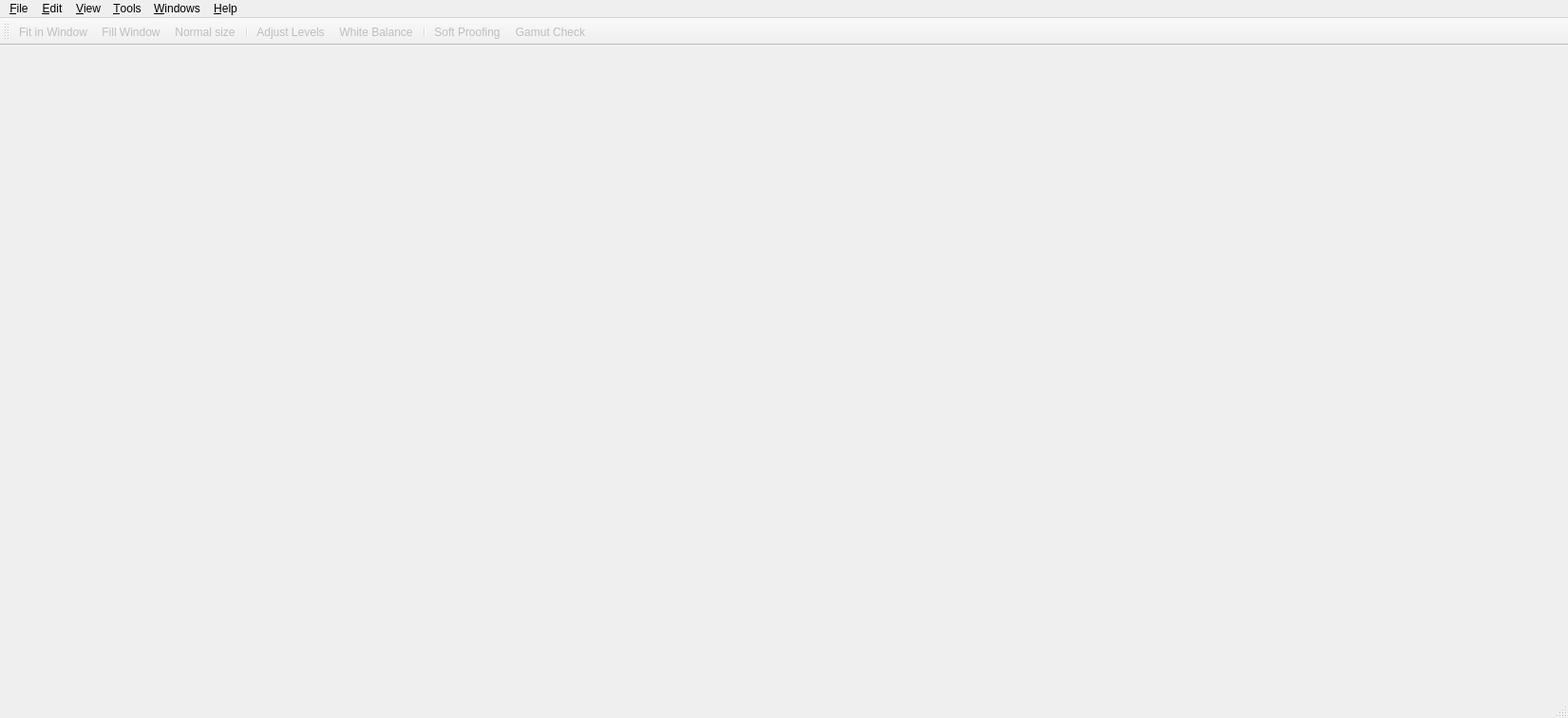
<?xml version="1.0" encoding="UTF-8"?>
<ui version="4.0">
 <class>MainWindow</class>
 <widget class="QMainWindow" name="MainWindow">
  <property name="geometry">
   <rect>
    <x>0</x>
    <y>0</y>
    <width>1651</width>
    <height>756</height>
   </rect>
  </property>
  <property name="windowTitle">
   <string>LumièreHDR</string>
  </property>
  <property name="windowIcon">
   <iconset resource="../../icons.qrc">
    <normaloff>:/program-icons/luminance-hdr</normaloff>:/program-icons/luminance-hdr</iconset>
  </property>
  <property name="toolButtonStyle">
   <enum>Qt::ToolButtonTextUnderIcon</enum>
  </property>
  <property name="unifiedTitleAndToolBarOnMac">
   <bool>true</bool>
  </property>
  <widget class="QWidget" name="centralwidget"/>
  <widget class="QMenuBar" name="menubar">
   <property name="geometry">
    <rect>
     <x>0</x>
     <y>0</y>
     <width>1651</width>
     <height>27</height>
    </rect>
   </property>
   <widget class="QMenu" name="menuSettings">
    <property name="title">
     <string>&amp;Tools</string>
    </property>
    <addaction name="actionShowPreviewPanel"/>
    <addaction name="actionRealtimePreviews"/>
    <addaction name="actionShow_Image_Full_Screen"/>
    <addaction name="actionSelect_Interpolation_Method"/>
    <addaction name="separator"/>
    <addaction name="Transplant_Exif_Data_action"/>
    <addaction name="actionBatch_HDR"/>
    <addaction name="actionBatch_Tone_Mapping"/>
    <addaction name="actionFits_Importer"/>
    <addaction name="actionExportToHTML"/>
    <addaction name="OptionsAction"/>
   </widget>
   <widget class="QMenu" name="menuHelp">
    <property name="title">
     <string>&amp;Help</string>
    </property>
    <widget class="QMenu" name="menuLuminance_HDR_Online">
     <property name="title">
      <string>LumièreHDR &amp;Online</string>
     </property>
     <addaction name="actionOnline_Documentation"/>
     <addaction name="actionDevelopers_Website"/>
     <addaction name="actionLuminance_HDR_Website"/>
    </widget>
    <addaction name="documentationAction"/>
    <addaction name="actionWhat_s_This"/>
    <addaction name="separator"/>
    <addaction name="actionUpdateAvailable"/>
    <addaction name="actionSupported_Cameras"/>
    <addaction name="actionAbout_Luminance"/>
    <addaction name="actionAbout_Qt"/>
    <addaction name="menuLuminance_HDR_Online"/>
   </widget>
   <widget class="QMenu" name="menuWindows">
    <property name="title">
     <string>&amp;Windows</string>
    </property>
    <addaction name="actionMinimize"/>
    <addaction name="actionMaximize"/>
    <addaction name="actionShow_Full_Screen"/>
    <addaction name="separator"/>
    <addaction name="actionBring_All_to_Front"/>
    <addaction name="separator"/>
    <addaction name="actionRemove_Tab"/>
   </widget>
   <widget class="QMenu" name="menuView">
    <property name="title">
     <string>&amp;View</string>
    </property>
    <widget class="QMenu" name="menuHDR_Histogram">
     <property name="enabled">
      <bool>false</bool>
     </property>
     <property name="title">
      <string>HDR &amp;Histogram</string>
     </property>
     <addaction name="Fit_to_dynamic_range"/>
     <addaction name="Low_dynamic_range"/>
     <addaction name="Shrink_dynamic_range"/>
     <addaction name="Extend_dynamic_range"/>
     <addaction name="Decrease_exposure"/>
     <addaction name="Increase_exposure"/>
    </widget>
    <widget class="QMenu" name="menuToolbars">
     <property name="title">
      <string>&amp;Toolbars</string>
     </property>
     <addaction name="actionIcons_Only"/>
     <addaction name="actionText_Under_Icons"/>
     <addaction name="actionText_Alongside_Icons"/>
     <addaction name="actionText_Only"/>
     <addaction name="separator"/>
    </widget>
    <widget class="QMenu" name="menuPreview_Panel_2">
     <property name="title">
      <string>&amp;Preview Panel</string>
     </property>
     <addaction name="actionShow_on_the_right"/>
     <addaction name="actionShow_on_the_bottom"/>
    </widget>
    <addaction name="fitToWindowAct"/>
    <addaction name="actionFill_to_Window"/>
    <addaction name="normalSizeAct"/>
    <addaction name="zoomInAct"/>
    <addaction name="zoomOutAct"/>
    <addaction name="actionLock"/>
    <addaction name="menuHDR_Histogram"/>
    <addaction name="separator"/>
    <addaction name="menuToolbars"/>
    <addaction name="menuPreview_Panel_2"/>
   </widget>
   <widget class="QMenu" name="menuFile">
    <property name="title">
     <string>&amp;File</string>
    </property>
    <addaction name="fileNewAction"/>
    <addaction name="fileOpenAction"/>
    <addaction name="fileSaveAsAction"/>
    <addaction name="actionSave_Hdr_Preview"/>
    <addaction name="separator"/>
    <addaction name="fileExitAction"/>
   </widget>
   <widget class="QMenu" name="menuEdit">
    <property name="title">
     <string>&amp;Edit</string>
    </property>
    <addaction name="rotateccw"/>
    <addaction name="rotatecw"/>
    <addaction name="separator"/>
    <addaction name="cropToSelectionAction"/>
    <addaction name="removeSelectionAction"/>
    <addaction name="separator"/>
    <addaction name="actionResizeHDR"/>
    <addaction name="action_Projective_Transformation"/>
    <addaction name="separator"/>
    <addaction name="actionFix_Histogram"/>
   </widget>
   <addaction name="menuFile"/>
   <addaction name="menuEdit"/>
   <addaction name="menuView"/>
   <addaction name="menuSettings"/>
   <addaction name="menuWindows"/>
   <addaction name="menuHelp"/>
  </widget>
  <widget class="QStatusBar" name="statusbar"/>
  <widget class="QToolBar" name="toolBar">
   <property name="enabled">
    <bool>true</bool>
   </property>
   <property name="windowTitle">
    <string>Main Toolbar</string>
   </property>
   <property name="orientation">
    <enum>Qt::Horizontal</enum>
   </property>
   <property name="iconSize">
    <size>
     <width>22</width>
     <height>22</height>
    </size>
   </property>
   <property name="toolButtonStyle">
    <enum>Qt::ToolButtonTextUnderIcon</enum>
   </property>
   <attribute name="toolBarArea">
    <enum>TopToolBarArea</enum>
   </attribute>
   <attribute name="toolBarBreak">
    <bool>false</bool>
   </attribute>
   <addaction name="fitToWindowAct"/>
   <addaction name="actionFill_to_Window"/>
   <addaction name="normalSizeAct"/>
   <addaction name="separator"/>
   <addaction name="actionFix_Histogram"/>
   <addaction name="actionWhite_Balance"/>
   <addaction name="separator"/>
   <addaction name="actionSoft_Proofing"/>
   <addaction name="actionGamut_Check"/>
  </widget>
  <action name="fileNewAction">
   <property name="icon">
    <iconset theme="insert-image">
     <normaloff>.</normaloff>.</iconset>
   </property>
   <property name="text">
    <string>&amp;New HDR image...</string>
   </property>
   <property name="iconText">
    <string>New HDR image</string>
   </property>
   <property name="toolTip">
    <string>Create a new HDR image from a set of LDR or Raw images</string>
   </property>
   <property name="statusTip">
    <string>Create a new HDR image from a set of LDR or Raw images</string>
   </property>
   <property name="whatsThis">
    <string>Create a new HDR image from a set of JPEG, Raw, or 8/16 bpc TIFF files</string>
   </property>
   <property name="shortcut">
    <string>Ctrl+N</string>
   </property>
  </action>
  <action name="fileOpenAction">
   <property name="icon">
    <iconset theme="document-open">
     <normaloff>.</normaloff>.</iconset>
   </property>
   <property name="text">
    <string>&amp;Open HDR image...</string>
   </property>
   <property name="iconText">
    <string>Open HDR image</string>
   </property>
   <property name="toolTip">
    <string>Load an existing HDR image file (OpenEXR, Radiance RGBE, PFS stream, RAW or TIFF)</string>
   </property>
   <property name="statusTip">
    <string>Load an existing HDR image file (OpenEXR, Radiance RGBE, PFS stream, RAW or TIFF)</string>
   </property>
   <property name="whatsThis">
    <string>Load an existing HDR image file (OpenEXR, Radiance RGBE, PFS stream, RAW or TIFF)</string>
   </property>
   <property name="shortcut">
    <string>Ctrl+O</string>
   </property>
  </action>
  <action name="fileSaveAsAction">
   <property name="enabled">
    <bool>false</bool>
   </property>
   <property name="icon">
    <iconset theme="document-save">
     <normaloff>.</normaloff>.</iconset>
   </property>
   <property name="text">
    <string>&amp;Save as...</string>
   </property>
   <property name="iconText">
    <string>Save as...</string>
   </property>
   <property name="toolTip">
    <string>Save image (HDR or LDR)</string>
   </property>
   <property name="statusTip">
    <string>Save image (HDR or LDR)</string>
   </property>
   <property name="whatsThis">
    <string>Save image (HDR or LDR)</string>
   </property>
   <property name="shortcut">
    <string>Ctrl+S</string>
   </property>
  </action>
  <action name="fileExitAction">
   <property name="icon">
    <iconset theme="application-exit">
     <normaloff>.</normaloff>.</iconset>
   </property>
   <property name="text">
    <string>&amp;Quit</string>
   </property>
   <property name="toolTip">
    <string>Quit LumièreHDR</string>
   </property>
   <property name="statusTip">
    <string>Quit LumièreHDR</string>
   </property>
   <property name="whatsThis">
    <string>Exit</string>
   </property>
   <property name="shortcut">
    <string>Ctrl+Q</string>
   </property>
  </action>
  <action name="rotateccw">
   <property name="enabled">
    <bool>false</bool>
   </property>
   <property name="icon">
    <iconset theme="object-rotate-left">
     <normaloff>.</normaloff>.</iconset>
   </property>
   <property name="text">
    <string>Rotate c&amp;ounter-clockwise</string>
   </property>
   <property name="iconText">
    <string>Rotate counter-clockwise</string>
   </property>
   <property name="toolTip">
    <string>Rotate counter-clockwise the HDR image</string>
   </property>
   <property name="statusTip">
    <string>Rotate counter-clockwise the HDR image</string>
   </property>
   <property name="whatsThis">
    <string>Rotate counter-clockwise the HDR image</string>
   </property>
   <property name="shortcut">
    <string>&lt;</string>
   </property>
  </action>
  <action name="rotatecw">
   <property name="enabled">
    <bool>false</bool>
   </property>
   <property name="icon">
    <iconset theme="object-rotate-right">
     <normaloff>.</normaloff>.</iconset>
   </property>
   <property name="text">
    <string>Rotat&amp;e clockwise</string>
   </property>
   <property name="iconText">
    <string>Rotate clockwise</string>
   </property>
   <property name="toolTip">
    <string>Rotate clockwise the HDR image</string>
   </property>
   <property name="statusTip">
    <string>Rotate clockwise the HDR image</string>
   </property>
   <property name="whatsThis">
    <string>Rotate clockwise the HDR image</string>
   </property>
   <property name="shortcut">
    <string>&gt;</string>
   </property>
  </action>
  <action name="Low_dynamic_range">
   <property name="enabled">
    <bool>false</bool>
   </property>
   <property name="text">
    <string>&amp;Low Dynamic Range</string>
   </property>
   <property name="shortcut">
    <string>L</string>
   </property>
  </action>
  <action name="Fit_to_dynamic_range">
   <property name="enabled">
    <bool>false</bool>
   </property>
   <property name="text">
    <string>&amp;Fit to Dynamic Range</string>
   </property>
   <property name="toolTip">
    <string>Fit to dynamic range</string>
   </property>
   <property name="shortcut">
    <string>\</string>
   </property>
  </action>
  <action name="Shrink_dynamic_range">
   <property name="enabled">
    <bool>false</bool>
   </property>
   <property name="text">
    <string>&amp;Shrink Dynamic Range</string>
   </property>
   <property name="shortcut">
    <string>[</string>
   </property>
  </action>
  <action name="Extend_dynamic_range">
   <property name="enabled">
    <bool>false</bool>
   </property>
   <property name="text">
    <string>&amp;Extend Dynamic Range</string>
   </property>
   <property name="shortcut">
    <string>]</string>
   </property>
  </action>
  <action name="Decrease_exposure">
   <property name="enabled">
    <bool>false</bool>
   </property>
   <property name="text">
    <string>&amp;Decrease Exposure</string>
   </property>
   <property name="shortcut">
    <string>0</string>
   </property>
  </action>
  <action name="Increase_exposure">
   <property name="enabled">
    <bool>false</bool>
   </property>
   <property name="text">
    <string>&amp;Increase Exposure</string>
   </property>
   <property name="shortcut">
    <string>9</string>
   </property>
  </action>
  <action name="documentationAction">
   <property name="icon">
    <iconset theme="help-contents">
     <normaloff>.</normaloff>.</iconset>
   </property>
   <property name="text">
    <string>&amp;Contents...</string>
   </property>
   <property name="iconText">
    <string>About...</string>
   </property>
   <property name="toolTip">
    <string>Open user manual for LumièreHDR</string>
   </property>
   <property name="statusTip">
    <string>Open user manual for LumièreHDR</string>
   </property>
   <property name="whatsThis">
    <string>Open user manual for LumièreHDR</string>
   </property>
   <property name="shortcut">
    <string>F1</string>
   </property>
  </action>
  <action name="normalSizeAct">
   <property name="checkable">
    <bool>true</bool>
   </property>
   <property name="enabled">
    <bool>false</bool>
   </property>
   <property name="icon">
    <iconset theme="zoom-original">
     <normaloff>.</normaloff>.</iconset>
   </property>
   <property name="text">
    <string>&amp;Normal Size</string>
   </property>
   <property name="iconText">
    <string>Normal size</string>
   </property>
   <property name="toolTip">
    <string>View HDR image at its normal size</string>
   </property>
   <property name="statusTip">
    <string>View HDR image at its normal size</string>
   </property>
   <property name="whatsThis">
    <string>View HDR image at its normal size</string>
   </property>
   <property name="shortcut">
    <string>O</string>
   </property>
  </action>
  <action name="zoomInAct">
   <property name="enabled">
    <bool>false</bool>
   </property>
   <property name="icon">
    <iconset theme="zoom-in">
     <normaloff>.</normaloff>.</iconset>
   </property>
   <property name="text">
    <string>Zoom &amp;In</string>
   </property>
   <property name="toolTip">
    <string>Zoom in</string>
   </property>
   <property name="statusTip">
    <string>Zoom in</string>
   </property>
   <property name="whatsThis">
    <string>Zoom in</string>
   </property>
   <property name="shortcut">
    <string>+</string>
   </property>
  </action>
  <action name="zoomOutAct">
   <property name="enabled">
    <bool>false</bool>
   </property>
   <property name="icon">
    <iconset theme="zoom-out">
     <normaloff>.</normaloff>.</iconset>
   </property>
   <property name="text">
    <string>Zoom &amp;Out</string>
   </property>
   <property name="toolTip">
    <string>Zoom out</string>
   </property>
   <property name="statusTip">
    <string>Zoom out</string>
   </property>
   <property name="whatsThis">
    <string>Zoom out</string>
   </property>
   <property name="shortcut">
    <string>-</string>
   </property>
  </action>
  <action name="fitToWindowAct">
   <property name="checkable">
    <bool>true</bool>
   </property>
   <property name="checked">
    <bool>false</bool>
   </property>
   <property name="enabled">
    <bool>false</bool>
   </property>
   <property name="icon">
    <iconset theme="zoom">
     <normaloff>.</normaloff>.</iconset>
   </property>
   <property name="text">
    <string>&amp;Fit in Window</string>
   </property>
   <property name="iconText">
    <string>Fit in Window</string>
   </property>
   <property name="toolTip">
    <string>Fit in Window</string>
   </property>
   <property name="statusTip">
    <string>Make the HDR image fit its window</string>
   </property>
   <property name="whatsThis">
    <string>Make the HDR image fit its window</string>
   </property>
   <property name="shortcut">
    <string>W</string>
   </property>
  </action>
  <action name="OptionsAction">
   <property name="icon">
    <iconset theme="preferences-system">
     <normaloff>.</normaloff>.</iconset>
   </property>
   <property name="text">
    <string>&amp;Preferences...</string>
   </property>
   <property name="iconText">
    <string>LumièreHDR Options</string>
   </property>
   <property name="toolTip">
    <string>Set various options of LumièreHDR</string>
   </property>
   <property name="statusTip">
    <string>Set various options of LumièreHDR</string>
   </property>
   <property name="whatsThis">
    <string>Set various options of LumièreHDR</string>
   </property>
   <property name="shortcut">
    <string>Ctrl+P</string>
   </property>
  </action>
  <action name="actionResizeHDR">
   <property name="enabled">
    <bool>false</bool>
   </property>
   <property name="icon">
    <iconset resource="../../icons.qrc">
     <normaloff>:/program-icons/scale</normaloff>:/program-icons/scale</iconset>
   </property>
   <property name="text">
    <string>&amp;Resize...</string>
   </property>
   <property name="iconText">
    <string>Resize the HDR image</string>
   </property>
   <property name="toolTip">
    <string>Change size of the HDR image</string>
   </property>
   <property name="statusTip">
    <string>Change size of the HDR image</string>
   </property>
   <property name="whatsThis">
    <string>Change size of the HDR image</string>
   </property>
   <property name="shortcut">
    <string>Ctrl+R</string>
   </property>
  </action>
  <action name="Transplant_Exif_Data_action">
   <property name="icon">
    <iconset theme="selection-move-to-layer-below">
     <normaloff>.</normaloff>.</iconset>
   </property>
   <property name="text">
    <string>Copy &amp;Exif Data...</string>
   </property>
   <property name="iconText">
    <string>Copy Exif Data</string>
   </property>
   <property name="toolTip">
    <string>Copy Exif data between two sets of files</string>
   </property>
   <property name="statusTip">
    <string>Copy Exif data between two sets of files</string>
   </property>
   <property name="whatsThis">
    <string>Copy Exif data between two sets of files</string>
   </property>
   <property name="shortcut">
    <string>Ctrl+E</string>
   </property>
  </action>
  <action name="actionAbout_Qt">
   <property name="text">
    <string>&amp;About Qt</string>
   </property>
   <property name="toolTip">
    <string>Show information about Qt</string>
   </property>
   <property name="statusTip">
    <string>Show information about Qt library that is used by LumièreHDR</string>
   </property>
   <property name="whatsThis">
    <string>Show information about Qt library that is used by LumièreHDR</string>
   </property>
  </action>
  <action name="actionText_Under_Icons">
   <property name="checkable">
    <bool>true</bool>
   </property>
   <property name="text">
    <string>Text &amp;under Icons</string>
   </property>
  </action>
  <action name="actionIcons_Only">
   <property name="checkable">
    <bool>true</bool>
   </property>
   <property name="text">
    <string>&amp;Icons Only</string>
   </property>
  </action>
  <action name="actionText_Only">
   <property name="checkable">
    <bool>true</bool>
   </property>
   <property name="text">
    <string>&amp;Text Only</string>
   </property>
  </action>
  <action name="actionText_Alongside_Icons">
   <property name="checkable">
    <bool>true</bool>
   </property>
   <property name="text">
    <string>Text &amp;Alongside Icons</string>
   </property>
  </action>
  <action name="actionBatch_Tone_Mapping">
   <property name="icon">
    <iconset theme="system-run">
     <normaloff>.</normaloff>.</iconset>
   </property>
   <property name="text">
    <string>&amp;Batch Tone Mapping...</string>
   </property>
   <property name="toolTip">
    <string>Convert multiple HDR images to LDR</string>
   </property>
   <property name="statusTip">
    <string>Convert multiple HDR images to LDR using existing settings files</string>
   </property>
   <property name="whatsThis">
    <string>Convert multiple HDR images to LDR using existing settings files</string>
   </property>
   <property name="shortcut">
    <string>Ctrl+B</string>
   </property>
  </action>
  <action name="actionWhat_s_This">
   <property name="icon">
    <iconset theme="help-whatsthis">
     <normaloff>.</normaloff>.</iconset>
   </property>
   <property name="text">
    <string>&amp;What's This?</string>
   </property>
   <property name="toolTip">
    <string>Get verbose information about user interface elements</string>
   </property>
   <property name="statusTip">
    <string>Get verbose information about user interface elements</string>
   </property>
   <property name="whatsThis">
    <string/>
   </property>
   <property name="shortcut">
    <string>Shift+F1</string>
   </property>
  </action>
  <action name="actionAbout_Luminance">
   <property name="icon">
    <iconset theme="help-about">
     <normaloff>.</normaloff>.</iconset>
   </property>
   <property name="text">
    <string>About &amp;LumièreHDR</string>
   </property>
   <property name="toolTip">
    <string>Show information about LumièreHDR</string>
   </property>
   <property name="statusTip">
    <string>Show information about LumièreHDR, its authors and contributors</string>
   </property>
   <property name="whatsThis">
    <string>Show information about LumièreHDR, its authors and contributors</string>
   </property>
   <property name="shortcut">
    <string>Ctrl+I</string>
   </property>
  </action>
  <action name="actionSave_Hdr_Preview">
   <property name="enabled">
    <bool>false</bool>
   </property>
   <property name="icon">
    <iconset theme="document-save-as-template">
     <normaloff>.</normaloff>.</iconset>
   </property>
   <property name="text">
    <string>Save HDR image &amp;preview...</string>
   </property>
   <property name="toolTip">
    <string>Save the current HDR Preview to an LDR file</string>
   </property>
   <property name="statusTip">
    <string>Save the current HDR Preview to an LDR file</string>
   </property>
   <property name="whatsThis">
    <string>Save the current HDR Preview to an LDR file</string>
   </property>
  </action>
  <action name="action_Projective_Transformation">
   <property name="enabled">
    <bool>false</bool>
   </property>
   <property name="icon">
    <iconset resource="../../icons.qrc">
     <normaloff>:/program-icons/perspective</normaloff>:/program-icons/perspective</iconset>
   </property>
   <property name="text">
    <string>&amp;Projective Transformation...</string>
   </property>
   <property name="toolTip">
    <string>Apply projective transformation to the current HDR image</string>
   </property>
   <property name="statusTip">
    <string>Apply projective transformation to the current HDR image</string>
   </property>
   <property name="whatsThis">
    <string>Apply projective transformation to the current HDR image</string>
   </property>
   <property name="shortcut">
    <string>Ctrl+J</string>
   </property>
  </action>
  <action name="cropToSelectionAction">
   <property name="enabled">
    <bool>false</bool>
   </property>
   <property name="icon">
    <iconset theme="transform-crop">
     <normaloff>.</normaloff>.</iconset>
   </property>
   <property name="text">
    <string>&amp;Crop to Selection</string>
   </property>
   <property name="iconText">
    <string>Crop to Selection</string>
   </property>
   <property name="toolTip">
    <string>Crop the image to selection rectangle</string>
   </property>
   <property name="statusTip">
    <string>Crop the image to selection rectangle</string>
   </property>
   <property name="whatsThis">
    <string>Click and drag inside image area to create a selection, then use this button to crop to a new HDR image</string>
   </property>
   <property name="shortcut">
    <string>Ctrl+X</string>
   </property>
  </action>
  <action name="removeSelectionAction">
   <property name="enabled">
    <bool>false</bool>
   </property>
   <property name="icon">
    <iconset theme="edit-select-none">
     <normaloff>.</normaloff>.</iconset>
   </property>
   <property name="text">
    <string>Remove &amp;Selection</string>
   </property>
   <property name="toolTip">
    <string>Remove selection rectangle</string>
   </property>
   <property name="statusTip">
    <string>Remove selection rectangle from image area</string>
   </property>
   <property name="whatsThis">
    <string>Remove selection rectangle from image area</string>
   </property>
   <property name="shortcut">
    <string>Ctrl+Shift+A</string>
   </property>
  </action>
  <action name="actionDonate">
   <property name="icon">
    <iconset theme="help-donate">
     <normaloff>.</normaloff>.</iconset>
   </property>
   <property name="text">
    <string>Make a &amp;Donation</string>
   </property>
   <property name="shortcut">
    <string>Ctrl+D</string>
   </property>
  </action>
  <action name="actionLock">
   <property name="checkable">
    <bool>true</bool>
   </property>
   <property name="enabled">
    <bool>false</bool>
   </property>
   <property name="icon">
    <iconset theme="system-lock-screen">
     <normaloff>.</normaloff>.</iconset>
   </property>
   <property name="text">
    <string>&amp;Lock Viewers</string>
   </property>
   <property name="toolTip">
    <string>Synchronize viewers mode (fit, fill or 1:1).</string>
   </property>
   <property name="whatsThis">
    <string>Lock the images for sync view</string>
   </property>
   <property name="shortcut">
    <string>S</string>
   </property>
  </action>
  <action name="actionMinimize">
   <property name="icon">
    <iconset theme="window-minimize-symbolic">
     <normaloff>.</normaloff>.</iconset>
   </property>
   <property name="text">
    <string>&amp;Minimize</string>
   </property>
  </action>
  <action name="actionMaximize">
   <property name="icon">
    <iconset theme="window-maximize-symbolic">
     <normaloff>.</normaloff>.</iconset>
   </property>
   <property name="text">
    <string>Ma&amp;ximize</string>
   </property>
  </action>
  <action name="actionBring_All_to_Front">
   <property name="text">
    <string>&amp;Bring All to Front</string>
   </property>
  </action>
  <action name="actionShowPreviewPanel">
   <property name="checkable">
    <bool>true</bool>
   </property>
   <property name="checked">
    <bool>false</bool>
   </property>
   <property name="enabled">
    <bool>true</bool>
   </property>
   <property name="text">
    <string>&amp;Show Preview Panel</string>
   </property>
   <property name="toolTip">
    <string>Show/Hide Preview Panel</string>
   </property>
   <property name="shortcut">
    <string>Ctrl+V</string>
   </property>
  </action>
  <action name="actionFix_Histogram">
   <property name="checkable">
    <bool>true</bool>
   </property>
   <property name="enabled">
    <bool>false</bool>
   </property>
   <property name="icon">
    <iconset resource="../../icons.qrc">
     <normaloff>:/program-icons/adjust-levels</normaloff>:/program-icons/adjust-levels</iconset>
   </property>
   <property name="text">
    <string>Adjust &amp;Levels</string>
   </property>
   <property name="iconText">
    <string>Adjust Levels</string>
   </property>
   <property name="toolTip">
    <string>Adjust Levels</string>
   </property>
   <property name="statusTip">
    <string>Tune the histogram for the current LDR</string>
   </property>
   <property name="whatsThis">
    <string>Tune the histogram for the current LDR</string>
   </property>
   <property name="shortcut">
    <string>Ctrl+L</string>
   </property>
  </action>
  <action name="fileSaveAllAction">
   <property name="enabled">
    <bool>false</bool>
   </property>
   <property name="icon">
    <iconset theme="document-save-all">
     <normaloff>.</normaloff>.</iconset>
   </property>
   <property name="text">
    <string>Save All</string>
   </property>
   <property name="toolTip">
    <string>Save All LDR files</string>
   </property>
   <property name="whatsThis">
    <string>Save All LDR files</string>
   </property>
  </action>
  <action name="actionRemove_Tab">
   <property name="enabled">
    <bool>false</bool>
   </property>
   <property name="icon">
    <iconset theme="tab-close">
     <normaloff>.</normaloff>.</iconset>
   </property>
   <property name="text">
    <string>&amp;Remove Tab</string>
   </property>
   <property name="shortcut">
    <string>Ctrl+W</string>
   </property>
  </action>
  <action name="actionFill_to_Window">
   <property name="checkable">
    <bool>true</bool>
   </property>
   <property name="enabled">
    <bool>false</bool>
   </property>
   <property name="icon">
    <iconset theme="zoom-fit-best">
     <normaloff>.</normaloff>.</iconset>
   </property>
   <property name="text">
    <string>Fill &amp;Window</string>
   </property>
   <property name="toolTip">
    <string>Fill window with the current viewer</string>
   </property>
   <property name="shortcut">
    <string>F</string>
   </property>
  </action>
  <action name="actionBatch_HDR">
   <property name="icon">
    <iconset theme="system-run">
     <normaloff>.</normaloff>.</iconset>
   </property>
   <property name="text">
    <string>Batch &amp;HDR...</string>
   </property>
   <property name="shortcut">
    <string>Ctrl+H</string>
   </property>
  </action>
  <action name="actionSoft_Proofing">
   <property name="checkable">
    <bool>true</bool>
   </property>
   <property name="enabled">
    <bool>false</bool>
   </property>
   <property name="icon">
    <iconset resource="../../icons.qrc">
     <normaloff>:/program-icons/soft-proofing</normaloff>:/program-icons/soft-proofing</iconset>
   </property>
   <property name="text">
    <string>Soft Proofing</string>
   </property>
  </action>
  <action name="actionGamut_Check">
   <property name="checkable">
    <bool>true</bool>
   </property>
   <property name="enabled">
    <bool>false</bool>
   </property>
   <property name="icon">
    <iconset resource="../../icons.qrc">
     <normaloff>:/program-icons/gamut</normaloff>:/program-icons/gamut</iconset>
   </property>
   <property name="text">
    <string>Gamut Check</string>
   </property>
  </action>
  <action name="actionShow_on_the_right">
   <property name="checkable">
    <bool>true</bool>
   </property>
   <property name="checked">
    <bool>true</bool>
   </property>
   <property name="text">
    <string>&amp;Show on the right</string>
   </property>
  </action>
  <action name="actionShow_on_the_bottom">
   <property name="checkable">
    <bool>true</bool>
   </property>
   <property name="text">
    <string>Show &amp;on the bottom</string>
   </property>
  </action>
  <action name="actionRealtimePreviews">
   <property name="checkable">
    <bool>true</bool>
   </property>
   <property name="checked">
    <bool>true</bool>
   </property>
   <property name="text">
    <string>&amp;Realtime Previews</string>
   </property>
  </action>
  <action name="actionUpdateAvailable">
   <property name="icon">
    <iconset theme="system-software-update">
     <normaloff>.</normaloff>.</iconset>
   </property>
   <property name="text">
    <string>&amp;Update</string>
   </property>
   <property name="visible">
    <bool>false</bool>
   </property>
  </action>
  <action name="actionFits_Importer">
   <property name="icon">
    <iconset resource="../../icons.qrc">
     <normaloff>:/program-icons/applications-astronomy</normaloff>:/program-icons/applications-astronomy</iconset>
   </property>
   <property name="text">
    <string>&amp;FITS Importer...</string>
   </property>
   <property name="toolTip">
    <string>Import four FITS files representing luminosity, red, green and blue channels</string>
   </property>
   <property name="shortcut">
    <string>Ctrl+F</string>
   </property>
  </action>
  <action name="actionWhite_Balance">
   <property name="enabled">
    <bool>false</bool>
   </property>
   <property name="icon">
    <iconset theme="whitebalance">
     <normaloff>.</normaloff>.</iconset>
   </property>
   <property name="text">
    <string>White Balance</string>
   </property>
   <property name="toolTip">
    <string>Fix color cast, can be slow</string>
   </property>
  </action>
  <action name="actionExportToHTML">
   <property name="enabled">
    <bool>false</bool>
   </property>
   <property name="icon">
    <iconset theme="globe">
     <normaloff>.</normaloff>.</iconset>
   </property>
   <property name="text">
    <string>E&amp;xport to HTML</string>
   </property>
   <property name="toolTip">
    <string>Export to web page with embedded HDR viewer</string>
   </property>
   <property name="shortcut">
    <string>Ctrl+L</string>
   </property>
  </action>
  <action name="actionShow_Full_Screen">
   <property name="checkable">
    <bool>true</bool>
   </property>
   <property name="text">
    <string>&amp;Show Full Screen</string>
   </property>
   <property name="shortcut">
    <string>F11</string>
   </property>
  </action>
  <action name="actionShow_Image_Full_Screen">
   <property name="checkable">
    <bool>false</bool>
   </property>
   <property name="enabled">
    <bool>false</bool>
   </property>
   <property name="text">
    <string>Show &amp;Image Full Screen</string>
   </property>
   <property name="shortcut">
    <string>F10</string>
   </property>
  </action>
  <action name="actionSupported_Cameras">
   <property name="icon">
    <iconset resource="../../icons.qrc">
     <normaloff>:/program-icons/raw-icon</normaloff>:/program-icons/raw-icon</iconset>
   </property>
   <property name="text">
    <string>&amp;Supported RAW Cameras</string>
   </property>
   <property name="toolTip">
    <string>Lists all cameras supported by the program</string>
   </property>
   <property name="shortcut">
    <string>Ctrl+M</string>
   </property>
  </action>
  <action name="actionSelect_Interpolation_Method">
   <property name="checkable">
    <bool>true</bool>
   </property>
   <property name="checked">
    <bool>false</bool>
   </property>
   <property name="text">
    <string>&amp;Lanczos/Bilinear interpolation</string>
   </property>
   <property name="toolTip">
    <string>&lt;html&gt;&lt;head/&gt;&lt;body&gt;&lt;p&gt;Switch between Lanczos and Bilinear interpolation&lt;/p&gt;&lt;/body&gt;&lt;/html&gt;</string>
   </property>
   <property name="shortcut">
    <string>Ctrl+K</string>
   </property>
  </action>
  <action name="actionOnline_Documentation">
   <property name="text">
    <string>&amp;Online Documentation</string>
   </property>
   <property name="toolTip">
    <string>Open Online Documentation Web Site with the System Browser</string>
   </property>
  </action>
  <action name="actionDevelopers_Website">
   <property name="text">
    <string>&amp;Developers Web Site</string>
   </property>
   <property name="iconText">
    <string>Developers Web Site</string>
   </property>
   <property name="toolTip">
    <string>Open Developers Web Site with the System Browser</string>
   </property>
  </action>
  <action name="actionLuminance_HDR_Website">
   <property name="text">
    <string>&amp;LumièreHDR Web Site</string>
   </property>
   <property name="iconText">
    <string>LumièreHDR Web Site</string>
   </property>
   <property name="toolTip">
    <string>Open Main Web Site with the System Browser</string>
   </property>
  </action>
 </widget>
 <resources>
  <include location="../../icons.qrc"/>
 </resources>
 <connections/>
</ui>
